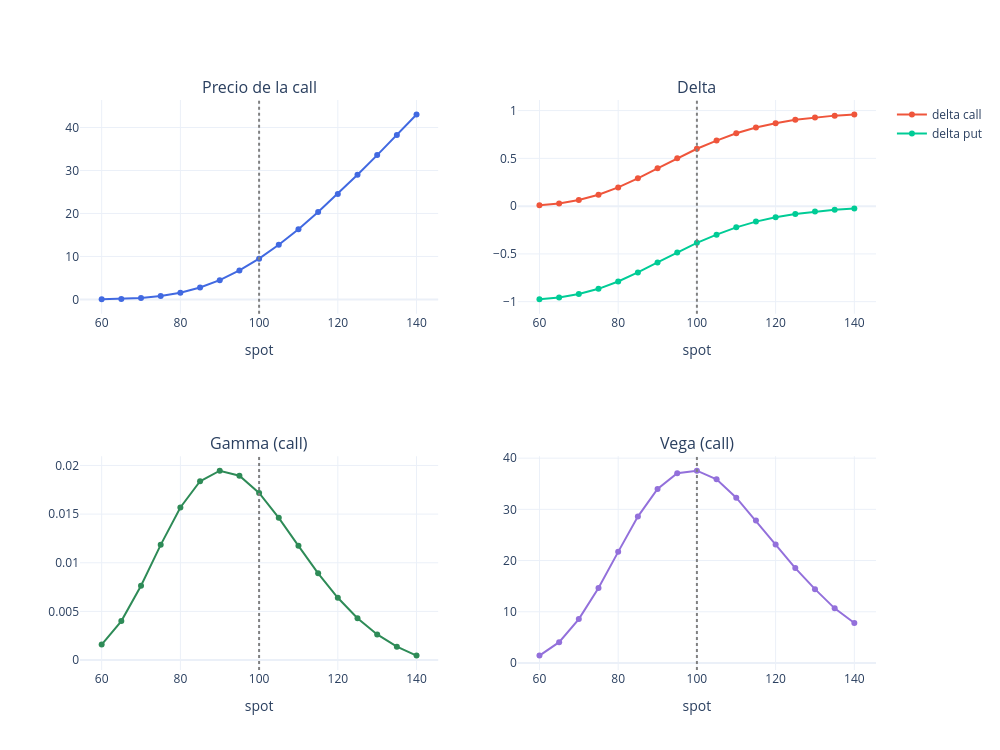

Notebook source saved alongside this figure:
### Markdown cell above
## 7. Perfil de Greeks frente al spot

### Code cell
spot_grid = np.linspace(0.6 * S0, 1.4 * S0, 17)
deltas_call, deltas_put, gammas, vegas, prices_call = [], [], [], [], []

for s in spot_grid:
    m = qd.Gbm(s0=float(s), r=R, q=Q_DIV, sigma=SIGMA, observable=OBS)
    deltas_call.append(eng.price(call, m, market, [greeks.delta("PayoffPriceQ", "spot")], pricing=pricing_sweep).Greek.scalar)
    deltas_put.append(eng.price(put, m, market, [greeks.delta("PayoffPriceQ", "spot")], pricing=pricing_sweep).Greek.scalar)
    gammas.append(eng.price(call, m, market, [greeks.gamma("PayoffPriceQ", "spot")], pricing=pricing_sweep).Greek.scalar)
    vegas.append(eng.price(call, m, market, [greeks.vega("PayoffPriceQ")], pricing=pricing_sweep).Greek.scalar)
    prices_call.append(eng.price(call, m, market, ["PayoffPriceQ"], pricing=pricing_sweep).PayoffPriceQ.scalar)

fig = make_subplots(rows=2, cols=2, subplot_titles=("Precio de la call", "Delta", "Gamma (call)", "Vega (call)"))

fig.add_trace(
    go.Scatter(x=spot_grid, y=prices_call, mode="lines+markers", name="precio", line=dict(color="royalblue"), showlegend=False),
    row=1,
    col=1,
)
fig.add_vline(x=K_ATM, line=dict(color="grey", dash="dot"), row=1, col=1)

fig.add_trace(go.Scatter(x=spot_grid, y=deltas_call, mode="lines+markers", name="delta call"), row=1, col=2)
fig.add_trace(go.Scatter(x=spot_grid, y=deltas_put, mode="lines+markers", name="delta put"), row=1, col=2)
fig.add_vline(x=K_ATM, line=dict(color="grey", dash="dot"), row=1, col=2)

fig.add_trace(
    go.Scatter(x=spot_grid, y=gammas, mode="lines+markers", name="gamma", line=dict(color="seagreen"), showlegend=False),
    row=2,
    col=1,
)
fig.add_vline(x=K_ATM, line=dict(color="grey", dash="dot"), row=2, col=1)

fig.add_trace(
    go.Scatter(x=spot_grid, y=vegas, mode="lines+markers", name="vega", line=dict(color="mediumpurple"), showlegend=False),
    row=2,
    col=2,
)
fig.add_vline(x=K_ATM, line=dict(color="grey", dash="dot"), row=2, col=2)

fig.update_xaxes(title_text="spot")
fig.update_layout(template="plotly_white", width=1000, height=750)
fig.show()

### Figure 1 — Plotly figure (JSON) as saved in the notebook; plotly's stock layout.template omitted (floating-point values rounded to 4 significant figures)
{"data": [{"line": {"color": "royalblue"}, "mode": "lines+markers", "name": "precio", "showlegend": false, "type": "scatter", "x": [60.0, 65.0, 70.0, 75.0, 80.0, 85.0, 90.0, 95.0, 100.0, 105.0, 110.0, 115.0, 120.0, 125.0, 130.0, 135.0, 140.0], "xaxis": "x", "y": [0.03115, 0.1183, 0.3387, 0.7885, 1.564, 2.775, 4.492, 6.737, 9.493, 12.72, 16.35, 20.32, 24.55, 28.98, 33.57, 38.26, 43.03], "yaxis": "y"}, {"mode": "lines+markers", "name": "delta call", "type": "scatter", "x": [60.0, 65.0, 70.0, 75.0, 80.0, 85.0, 90.0, 95.0, 100.0, 105.0, 110.0, 115.0, 120.0, 125.0, 130.0, 135.0, 140.0], "xaxis": "x2", "y": [0.009397, 0.0282, 0.06405, 0.1191, 0.1957, 0.2908, 0.3952, 0.4999, 0.6002, 0.6864, 0.7624, 0.8227, 0.8683, 0.9029, 0.9282, 0.9472, 0.9597], "yaxis": "y2"}, {"mode": "lines+markers", "name": "delta put", "type": "scatter", "x": [60.0, 65.0, 70.0, 75.0, 80.0, 85.0, 90.0, 95.0, 100.0, 105.0, 110.0, 115.0, 120.0, 125.0, 130.0, 135.0, 140.0], "xaxis": "x2", "y": [-0.9753, -0.9565, -0.9207, -0.8656, -0.7891, -0.694, -0.5896, -0.4848, -0.3845, -0.2984, -0.2223, -0.162, -0.1164, -0.0818, -0.05654, -0.0375, -0.025], "yaxis": "y2"}, {"line": {"color": "seagreen"}, "mode": "lines+markers", "name": "gamma", "showlegend": false, "type": "scatter", "x": [60.0, 65.0, 70.0, 75.0, 80.0, 85.0, 90.0, 95.0, 100.0, 105.0, 110.0, 115.0, 120.0, 125.0, 130.0, 135.0, 140.0], "xaxis": "x3", "y": [0.001587, 0.004007, 0.007632, 0.01184, 0.01568, 0.01837, 0.01946, 0.01895, 0.01717, 0.01461, 0.01174, 0.008916, 0.006398, 0.004295, 0.002631, 0.001376, 0.0004611], "yaxis": "y3"}, {"line": {"color": "mediumpurple"}, "mode": "lines+markers", "name": "vega", "showlegend": false, "type": "scatter", "x": [60.0, 65.0, 70.0, 75.0, 80.0, 85.0, 90.0, 95.0, 100.0, 105.0, 110.0, 115.0, 120.0, 125.0, 130.0, 135.0, 140.0], "xaxis": "x4", "y": [1.449, 4.072, 8.577, 14.66, 21.7, 28.59, 33.98, 37.05, 37.55, 35.85, 32.28, 27.8, 23.13, 18.53, 14.41, 10.67, 7.805], "yaxis": "y4"}], "layout": {"annotations": [{"font": {"size": 16}, "showarrow": false, "text": "Precio de la call", "x": 0.225, "xanchor": "center", "xref": "paper", "y": 1.0, "yanchor": "bottom", "yref": "paper"}, {"font": {"size": 16}, "showarrow": false, "text": "Delta", "x": 0.775, "xanchor": "center", "xref": "paper", "y": 1.0, "yanchor": "bottom", "yref": "paper"}, {"font": {"size": 16}, "showarrow": false, "text": "Gamma (call)", "x": 0.225, "xanchor": "center", "xref": "paper", "y": 0.375, "yanchor": "bottom", "yref": "paper"}, {"font": {"size": 16}, "showarrow": false, "text": "Vega (call)", "x": 0.775, "xanchor": "center", "xref": "paper", "y": 0.375, "yanchor": "bottom", "yref": "paper"}], "height": 750, "shapes": [{"line": {"color": "grey", "dash": "dot"}, "type": "line", "x0": 100.0, "x1": 100.0, "xref": "x", "y0": 0, "y1": 1, "yref": "y domain"}, {"line": {"color": "grey", "dash": "dot"}, "type": "line", "x0": 100.0, "x1": 100.0, "xref": "x2", "y0": 0, "y1": 1, "yref": "y2 domain"}, {"line": {"color": "grey", "dash": "dot"}, "type": "line", "x0": 100.0, "x1": 100.0, "xref": "x3", "y0": 0, "y1": 1, "yref": "y3 domain"}, {"line": {"color": "grey", "dash": "dot"}, "type": "line", "x0": 100.0, "x1": 100.0, "xref": "x4", "y0": 0, "y1": 1, "yref": "y4 domain"}], "width": 1000, "xaxis": {"anchor": "y", "domain": [0.0, 0.45], "title": {"text": "spot"}}, "xaxis2": {"anchor": "y2", "domain": [0.55, 1.0], "title": {"text": "spot"}}, "xaxis3": {"anchor": "y3", "domain": [0.0, 0.45], "title": {"text": "spot"}}, "xaxis4": {"anchor": "y4", "domain": [0.55, 1.0], "title": {"text": "spot"}}, "yaxis": {"anchor": "x", "domain": [0.625, 1.0]}, "yaxis2": {"anchor": "x2", "domain": [0.625, 1.0]}, "yaxis3": {"anchor": "x3", "domain": [0.0, 0.375]}, "yaxis4": {"anchor": "x4", "domain": [0.0, 0.375]}}}
